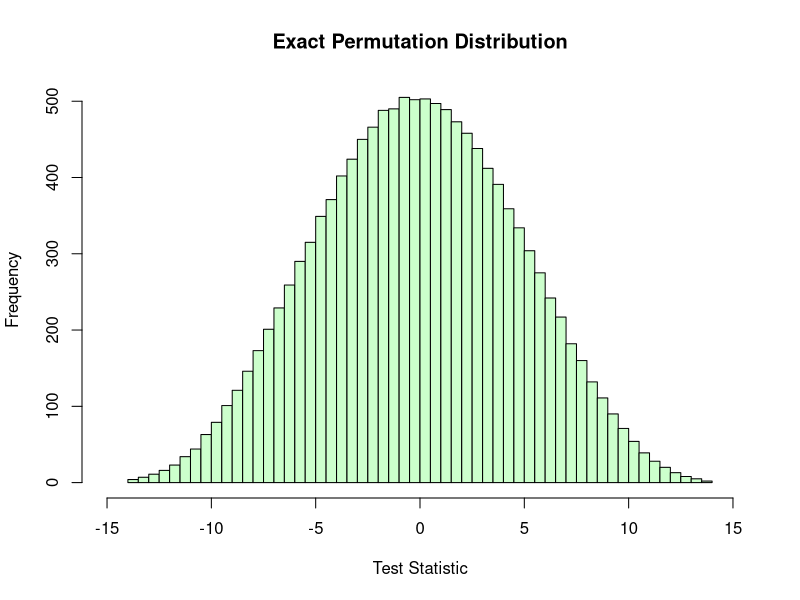
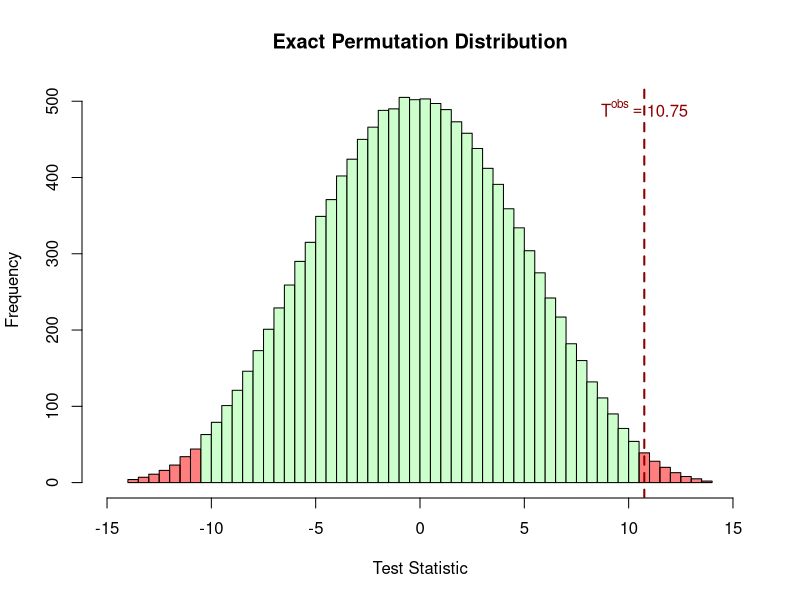

Write the R code that produced these figures, in order.
## ---- chunk 1
# Data
X1 <- c(66, 57, 81, 62, 61, 60, 73, 53)   # (n1=8)
X2 <- c(64, 58, 59, 44, 47, 56, 48, 51)   # (n2=8)

## ---- chunk 2
n1 <- length(X1)
n2 <- length(X2)
n <- n1 + n2
X <- c(X1, X2)
X
## ---- chunk 3
# Indices for Group 1 (X1) in the pooled vector X
perm1 <- c(1, 2, 3, 4, 5, 6, 7, 8)
perm1 
## ---- chunk 4
# Initialize the assignment vector Z to all zeros
Z_1 <- numeric(16)
Z_1
## ---- chunk 5
# Assign 1s to the indices corresponding to Group 1
Z_1[perm1] <- 1    # Put 1s at positions 1-8
Z_1
## ---- chunk 6
Z_obs <- Z_1
Z_obs
## ---- chunk 7
X1_mean <- mean(X1)
X2_mean <- mean(X2)
T_obs <- X1_mean - X2_mean
T_obs
## ---- chunk 8
# Indices for Group 1 (X1) in the pooled vector X
perm2 <- c(1, 2, 3, 4, 5, 6, 7, 9)     # now last element is 9
perm2 
## ---- chunk 9
# Initialize the assignment vector Z to all zeros
Z_2 <- numeric(16)
Z_2
## ---- chunk 10
# Assign 1s to the indices corresponding to Group 1
Z_2[perm2] <- 1    # Put 1s at positions 1-7 and 9
Z_2
## ---- chunk 11
X1_perm2 <- X[Z_2 == 1]
X1_perm2
X2_perm2 <- X[Z_2 == 0]
X2_perm2
## ---- chunk 12
T_perm2 <- mean(X1_perm2) - mean(X2_perm2)
T_perm2
## ---- chunk 13
# Indices for Group 1 (X1) in the pooled vector X
perm3 <- c(1, 2, 3, 4, 5, 6, 7, 10)    # now the last element is 10
perm3 
## ---- chunk 14
# Initialize the assignment vector Z to all zeros
Z_3 <- numeric(16)
Z_3
## ---- chunk 15
# Assign 1s to the indices corresponding to Group 1
Z_3[perm3] <- 1    # Put 1s at positions 1-7 and 10
Z_3
## ---- chunk 16
X1_perm3 <- X[Z_3 == 1]
X1_perm3
X2_perm3 <- X[Z_3 == 0]
X2_perm3
## ---- chunk 17
T_perm3 <- mean(X1_perm3) - mean(X2_perm3)
T_perm3
## ---- chunk 18
M <- choose(n, n1)
M
## ---- chunk 19
# generate  all possible combinations of choosing n1 elements from the set X
library(combinat)
all_perms <- combn(1:n, n1)
## ---- chunk 20
all_perms[, c(1:3)]
## ---- chunk 21
T_perm <- numeric(M)

for (m in 1:M) {
  # Create assignment vector for this permutation
  Z_m <- numeric(n)
  Z_m[all_perms[, m]] <- 1
  
  # Calculate test statistic for this permutation
  X1_perm <- X[Z_m == 1]
  X2_perm <- X[Z_m == 0]
  T_perm[m] <- mean(X1_perm) - mean(X2_perm)
}
## ---- chunk 22
T_perm[1:3]
## ---- chunk 23
hist(T_perm, breaks = 50, col = rgb(0.8, 1, 0.8), 
     main = "Exact Permutation Distribution",
     xlab = "Test Statistic", xlim = c(-15, 15))
## ---- chunk 24
p_value_exact <- (sum(T_perm >= T_obs) + sum(T_perm <= -T_obs)) / M
p_value_exact
## ---- chunk 25
# Histogram of permutation distribution with colored tails
h <- hist(T_perm, breaks = 50, plot = FALSE)
colors <- ifelse(h$mids >= T_obs | h$mids <= -T_obs, 
                 rgb(1, 0, 0, 0.5), rgb(0.8, 1, 0.8))

plot(h, col = colors, main = "Exact Permutation Distribution",
     xlab = "Test Statistic", xlim = c(-15, 15))
abline(v = T_obs, col = "darkred", lwd = 2, lty = 2)
text(T_obs, max(h$counts) * 0.95,
     bquote(T^{obs} == .(round(T_obs, 2))),
     col = "darkred", cex = 1, font = 2, adj = c(0.5, 0))

## ---- chunk 26
p_value_exact <- mean(abs(T_perm) >= abs(T_obs))
p_value_exact
## ---- chunk 27
coin::oneway_test(X~factor(Z_obs), distribution="exact")
## ---- chunk 28
t.test(X1, X2)
